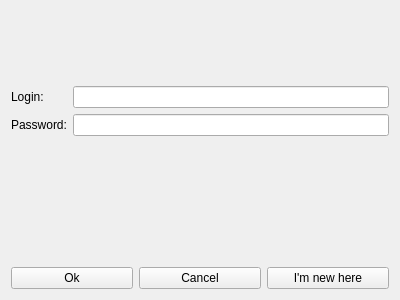
<?xml version="1.0" encoding="UTF-8"?>
<ui version="4.0">
 <class>Enter_Form</class>
 <widget class="QWidget" name="Enter_Form">
  <property name="geometry">
   <rect>
    <x>0</x>
    <y>0</y>
    <width>400</width>
    <height>300</height>
   </rect>
  </property>
  <property name="windowTitle">
   <string>Form</string>
  </property>
  <layout class="QVBoxLayout" name="verticalLayout">
   <item>
    <layout class="QFormLayout" name="formLayout_2">
     <item row="1" column="0">
      <widget class="QLabel" name="login_label">
       <property name="text">
        <string>Login:</string>
       </property>
      </widget>
     </item>
     <item row="2" column="0">
      <widget class="QLabel" name="pass_label">
       <property name="text">
        <string>Password:</string>
       </property>
      </widget>
     </item>
     <item row="1" column="1">
      <widget class="QLineEdit" name="login_lineEdit"/>
     </item>
     <item row="2" column="1">
      <widget class="QLineEdit" name="pass_lineEdit">
       <property name="echoMode">
        <enum>QLineEdit::Password</enum>
       </property>
      </widget>
     </item>
     <item row="0" column="1">
      <spacer name="verticalSpacer_2">
       <property name="orientation">
        <enum>Qt::Vertical</enum>
       </property>
       <property name="sizeHint" stdset="0">
        <size>
         <width>20</width>
         <height>40</height>
        </size>
       </property>
      </spacer>
     </item>
    </layout>
   </item>
   <item>
    <spacer name="verticalSpacer">
     <property name="orientation">
      <enum>Qt::Vertical</enum>
     </property>
     <property name="sizeHint" stdset="0">
      <size>
       <width>20</width>
       <height>40</height>
      </size>
     </property>
    </spacer>
   </item>
   <item>
    <layout class="QHBoxLayout" name="horizontalLayout">
     <item>
      <widget class="QPushButton" name="login_OK_pushButton">
       <property name="text">
        <string>Ok</string>
       </property>
      </widget>
     </item>
     <item>
      <widget class="QPushButton" name="login_NO_pushButton">
       <property name="text">
        <string>Cancel</string>
       </property>
      </widget>
     </item>
     <item>
      <widget class="QPushButton" name="toRegist_pushButton">
       <property name="enabled">
        <bool>true</bool>
       </property>
       <property name="text">
        <string>I'm new here</string>
       </property>
       <property name="checkable">
        <bool>true</bool>
       </property>
      </widget>
     </item>
    </layout>
   </item>
  </layout>
 </widget>
 <resources/>
 <connections/>
</ui>
